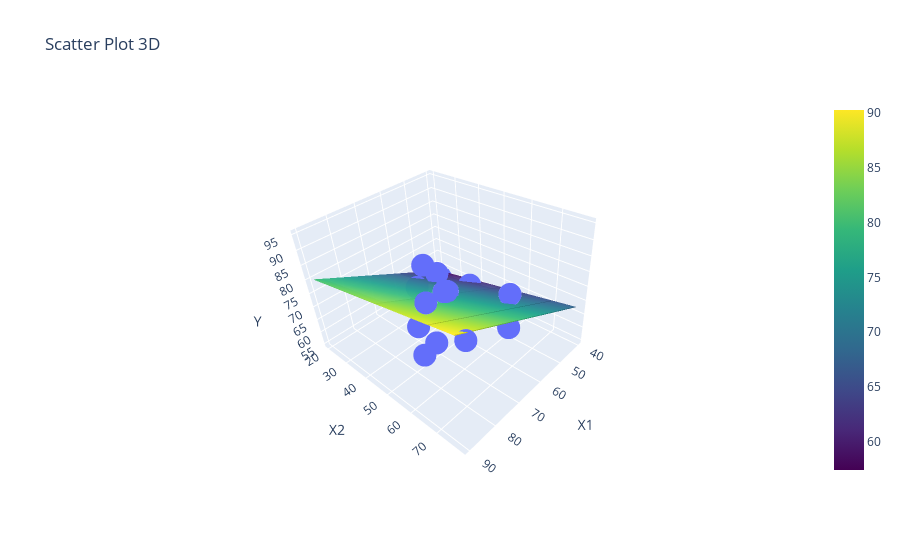

The cell this chart's notebook holds for it:
### Markdown cell above
## Menampilkan visual 3D

### Code cell
# Scatter plot untuk melihat hubungan antara X1, X2, dan Y
fig = px.scatter_3d(df, x='X1', y='X2', z='Y', title='Scatter Plot 3D')

# Regresi berganda sebagai bidang
xx, yy = np.meshgrid(df['X1'], df['X2'])
zz = model.params['const'] + model.params['X1'] * xx + model.params['X2'] * yy
fig.add_trace(go.Surface(x=xx, y=yy, z=zz, opacity=0.8, colorscale='Viridis'))

fig.show()

''' from statsmodels.stats.diagnostic import het_breuschpagan

_, p_value, _, _ = het_breuschpagan(model.resid, X)
if p_value < 0.05:
    print("Terdapat bukti heteroskedastisitas.")
else:
    print("Tidak terdapat bukti heteroskedastisitas.") '''

### Figure 1 — Plotly figure (JSON) as saved in the notebook; plotly's stock layout.template omitted (floating-point values rounded to 4 significant figures; data arrays with more than 128 entries replaced by an {"elided": "..."} marker saying what was removed)
{"data": [{"hovertemplate": "X1=%{x}<br>X2=%{y}<br>Y=%{z}<extra></extra>", "legendgroup": "", "marker": {"color": "#636efa", "symbol": "circle"}, "mode": "markers", "name": "", "scene": "scene", "showlegend": false, "type": "scatter3d", "x": [50, 40, 60, 55, 45, 65, 70, 75, 80, 90, 89, 87, 90, 85, 73, 62, 55], "y": [20, 25, 30, 35, 40, 50, 55, 60, 65, 70, 66, 78, 72, 60, 50, 70, 65], "z": [60, 55, 65, 70, 62, 75, 80, 85, 90, 95, 77, 87, 85, 80, 88, 70, 75]}, {"colorscale": [[0, "#440154"], [0.1111, "#482878"], [0.2222, "#3e4989"], [0.3333, "#31688e"], [0.4444, "#26828e"], [0.5556, "#1f9e89"], [0.6667, "#35b779"], [0.7778, "#6ece58"], [0.8889, "#b5de2b"], [1, "#fde725"]], "opacity": 0.8, "type": "surface", "x": {"elided": "17x17 int values"}, "y": {"elided": "17x17 int values"}, "z": {"elided": "17x17 float values"}}], "layout": {"autosize": true, "legend": {"tracegroupgap": 0}, "scene": {"aspectmode": "auto", "aspectratio": {"x": 1.025, "y": 1.189, "z": 0.8202}, "camera": {"center": {"x": 0, "y": 0, "z": 0}, "eye": {"x": 1.427, "y": 1.554, "z": 1.483}, "projection": {"type": "perspective"}, "up": {"x": -0.456, "y": -0.3585, "z": 0.8146}}, "domain": {"x": [0, 1], "y": [0, 1]}, "xaxis": {"title": {"text": "X1"}, "type": "linear"}, "yaxis": {"title": {"text": "X2"}, "type": "linear"}, "zaxis": {"title": {"text": "Y"}, "type": "linear"}}, "title": {"text": "Scatter Plot 3D"}}}
